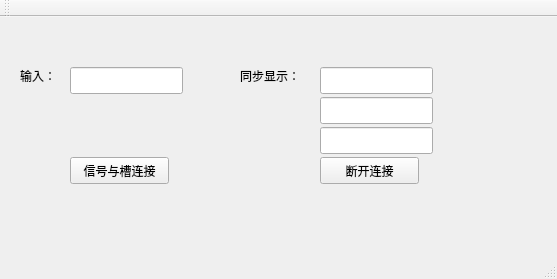
<?xml version="1.0" encoding="UTF-8"?>
<ui version="4.0">
 <class>MainWindow</class>
 <widget class="QMainWindow" name="MainWindow">
  <property name="geometry">
   <rect>
    <x>0</x>
    <y>0</y>
    <width>557</width>
    <height>279</height>
   </rect>
  </property>
  <property name="windowTitle">
   <string>MainWindow</string>
  </property>
  <widget class="QWidget" name="centralWidget">
   <widget class="QLabel" name="label">
    <property name="geometry">
     <rect>
      <x>20</x>
      <y>50</y>
      <width>67</width>
      <height>17</height>
     </rect>
    </property>
    <property name="text">
     <string>输入：</string>
    </property>
   </widget>
   <widget class="QLineEdit" name="m_edit_input">
    <property name="geometry">
     <rect>
      <x>70</x>
      <y>50</y>
      <width>113</width>
      <height>27</height>
     </rect>
    </property>
   </widget>
   <widget class="QLabel" name="label_2">
    <property name="geometry">
     <rect>
      <x>240</x>
      <y>50</y>
      <width>71</width>
      <height>17</height>
     </rect>
    </property>
    <property name="text">
     <string>同步显示：</string>
    </property>
   </widget>
   <widget class="QLineEdit" name="m_edit_show">
    <property name="geometry">
     <rect>
      <x>320</x>
      <y>50</y>
      <width>113</width>
      <height>27</height>
     </rect>
    </property>
   </widget>
   <widget class="QPushButton" name="m_btn_connect">
    <property name="geometry">
     <rect>
      <x>70</x>
      <y>140</y>
      <width>99</width>
      <height>27</height>
     </rect>
    </property>
    <property name="text">
     <string>信号与槽连接</string>
    </property>
   </widget>
   <widget class="QPushButton" name="m_btn_disconnect">
    <property name="geometry">
     <rect>
      <x>320</x>
      <y>140</y>
      <width>99</width>
      <height>27</height>
     </rect>
    </property>
    <property name="text">
     <string>断开连接</string>
    </property>
   </widget>
   <widget class="QLineEdit" name="m_edit_show_2">
    <property name="geometry">
     <rect>
      <x>320</x>
      <y>80</y>
      <width>113</width>
      <height>27</height>
     </rect>
    </property>
   </widget>
   <widget class="QLineEdit" name="m_edit_show_3">
    <property name="geometry">
     <rect>
      <x>320</x>
      <y>110</y>
      <width>113</width>
      <height>27</height>
     </rect>
    </property>
   </widget>
  </widget>
  <widget class="QMenuBar" name="menuBar">
   <property name="geometry">
    <rect>
     <x>0</x>
     <y>0</y>
     <width>557</width>
     <height>25</height>
    </rect>
   </property>
  </widget>
  <widget class="QToolBar" name="mainToolBar">
   <attribute name="toolBarArea">
    <enum>TopToolBarArea</enum>
   </attribute>
   <attribute name="toolBarBreak">
    <bool>false</bool>
   </attribute>
  </widget>
  <widget class="QStatusBar" name="statusBar"/>
 </widget>
 <layoutdefault spacing="6" margin="11"/>
 <resources/>
 <connections/>
</ui>
